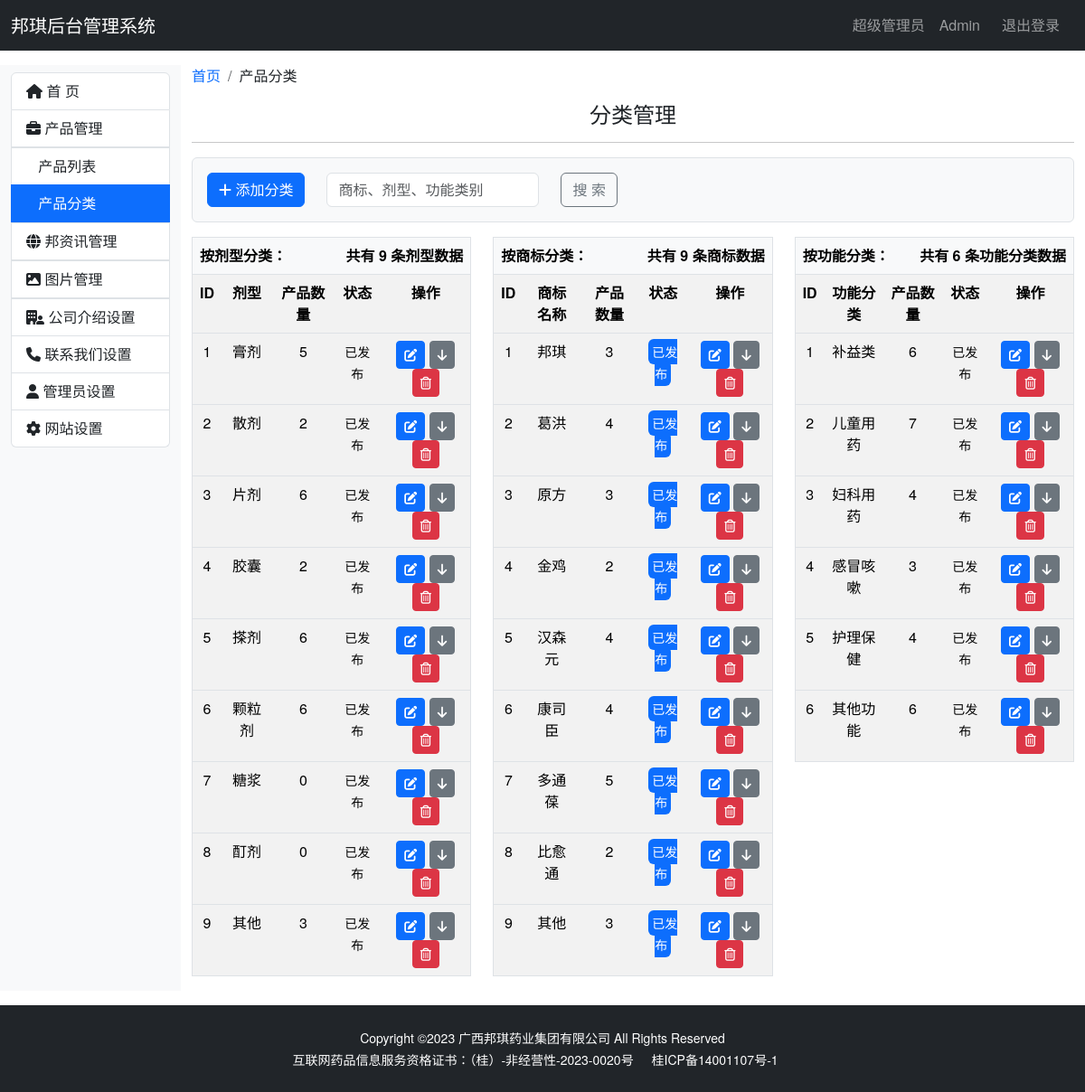
Page /admin/category_list (signed in) on the earlier database version.
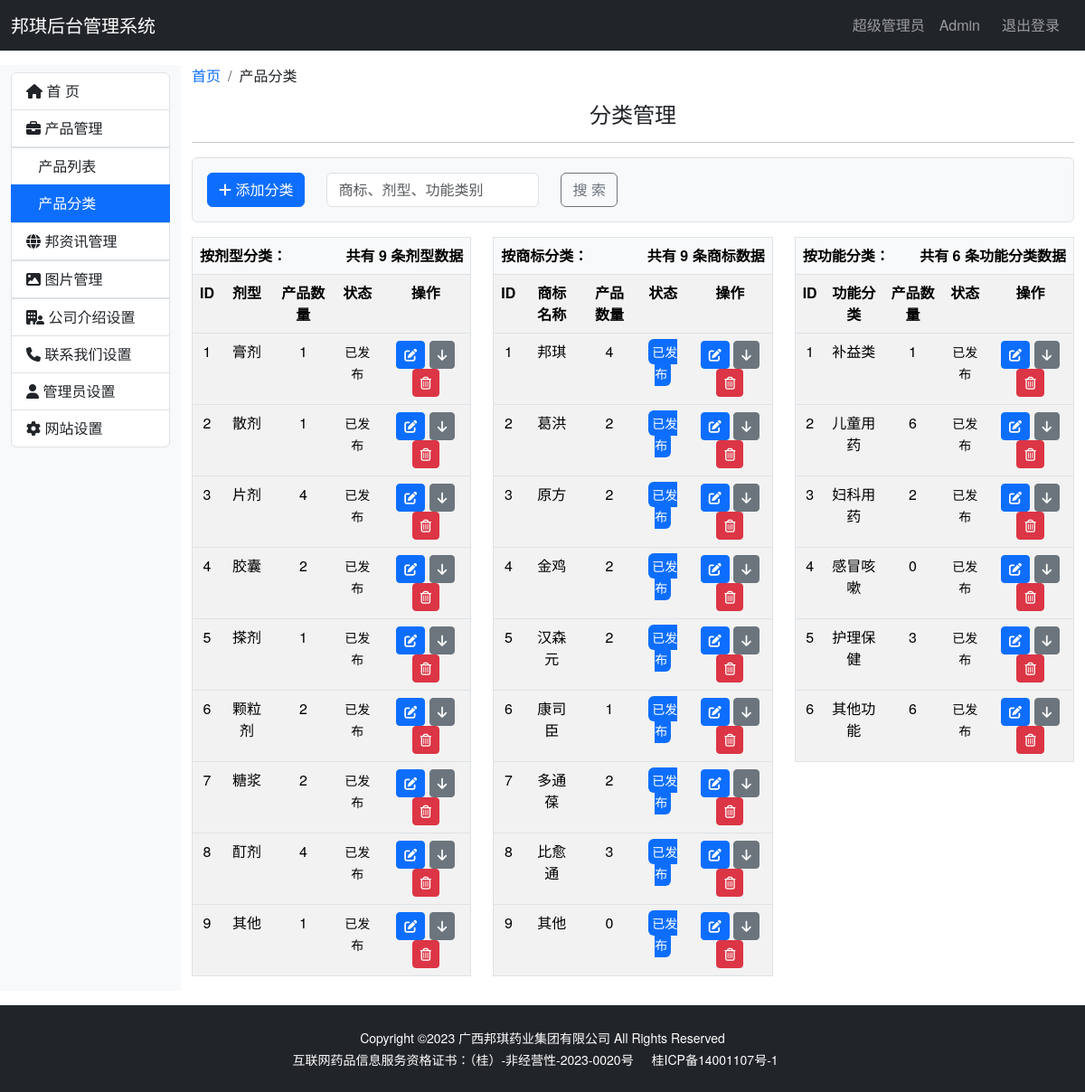
Same page on the later database version.
### bqwebsite/models.py (models this page shows)
class Category(db.Model):
    __tablename__ = 'category'
    id = db.Column(db.Integer, primary_key=True, autoincrement=True)
    name = db.Column(db.String(100), nullable=False, unique=True)  # 产品分类名称
    status = db.Column(db.Boolean, default=True)
    timestamp = db.Column(db.DateTime, nullable=False, default=datetime.now, index=True)
    products = db.relationship('Product', back_populates='category')

class Brand(db.Model):
    __tablename__ = 'brand'
    id = db.Column(db.Integer, primary_key=True, autoincrement=True)
    name = db.Column(db.String(100))
    filename = db.Column(db.String(100))
    status = db.Column(db.Boolean, default=True)
    timestamp = db.Column(db.DateTime, nullable=False, default=datetime.now, index=True)
    products = db.relationship('Product', back_populates='brand')

class Subject(db.Model):
    __tablename__ = 'subject'
    id = db.Column(db.Integer, primary_key=True, autoincrement=True)
    name = db.Column(db.String(100))
    status = db.Column(db.Boolean, default=True)
    timestamp = db.Column(db.DateTime, nullable=False, default=datetime.now, index=True)
    products = db.relationship('Product', back_populates='subject')

### bqwebsite/blueprints/admin.py (the view)
@admin_bp.route('/category_list', methods=['GET', 'POST'])  # 分类列表
@login_required
def category_list():
    return render_template('admin/category_list.html', show_collapse=True)

### bqwebsite/extensions.py (called while the page is built)
@login_manager.user_loader
def load_user(user_id):
    from .models import Admin
    user = Admin.query.get(int(user_id))
    return user

### bqwebsite/templates/admin/category_list.html (shortened to what the changed rows need)
{% extends 'admin_base.html' %}
{% from 'bootstrap5/pagination.html' import render_pagination %}
{% block content %}
    <div class="container-fluid my-3">
        <div class="row">
            <div class="col-md-10">
                <div class="row">
                <div class="col-md-4">
                        {% if categories %}
                            <table class="table table-striped table-hover border mt-3">
                                <thead>
                                <tr>
                                    <th colspan="5" scope="col" class="bg-light text-start">
                                        <span>按剂型分类：</span>
                                        <span class="float-end">共有 {{ categories|length }} 条剂型数据</span>
                                    </th>
                                </tr>
                                </thead>
                                <tr class="text-center">
                                    <th>ID</th>
                                    <th>剂型</th>
                                    <th>产品数量</th>
                                    <th>状态</th>
                                    <th>操作</th>
                                </tr>
                                {% for category in categories %}
                                    <tbody>
                                    <tr class="text-center">
                                        <td>{{ category.id }}</td>
                                        <td>{{ category.name }}</td>
                                        <td>{{ category.products|length }}</td>
                                        <td>
                                            <small>
                                                {% if category.status %}
                                                    已发布
                                                {% else %}
                                                    已下架
                                                {% endif %}
                                            </small>
                                        </td>
                                        <td>
                                            <a href="{{ url_for('admin.category_edit', category_id=category.id) }}"
                                               class="btn btn-sm btn-primary">
                                                <i class="fa-solid fa-pen-to-square" title="编辑"></i>
                                            </a>
                                            {% if category.status %}
                                                <a href="#" class="btn btn-sm btn-secondary">
                                                    <i class="fa-solid fa-arrow-down" title="撤销"></i>
                                                </a>
                                            {% else %}
                                                <a href="#" class="btn btn-sm btn-secondary">
                                                    <i class="fa-solid fa-arrow-up" title="发布"></i>
                                                </a>
                                            {% endif %}
                                            <a href="#" class="btn btn-sm btn-danger">
                                                <i class="fa-regular fa-trash-can" title="删除"></i>
                                            </a>
                                        </td>
                                    </tr>
                                    </tbody>
                                {% endfor %}
                            </table>
                        {% else %}
                            <div class="alert alert-warning" role="alert">
                                没有剂型数据
                            </div>
                        {% endif %}
                    </div>
                    <div class="col-md-4">
                        {% if brands %}
                            <table class="table table-striped table-hover border mt-3">
                                <thead>
                                <tr>
                                    <th colspan="5" scope="col" class="bg-light text-start">
                                        <span>按商标分类：</span>
                                        <span class="float-end">共有 {{ brands|length }} 条商标数据</span>
                                    </th>
                                </tr>
                                </thead>
                                <tr class="text-center">
                                    <th>ID</th>
                                    <th>商标名称</th>
                                    <th>产品数量</th>
                                    <th>状态</th>
                                    <th>操作</th>
                                </tr>
                                {% for brand in brands %}
                                    <tbody>
                                    <tr class="text-center">
                                        <td>{{ brand.id }}</td>
                                        <td>{{ brand.name }}</td>
                                        <td>{{ brand.products|length }}</td>
                                        <td>
                                    {% if brand.status %}
                                        <small class="text-bg-primary p-1 rounded">已发布</small>
                                    {% else %}
                                        <small class="text-bg-secondary p-1 rounded">已下架</small>
                                    {% endif %}
                                        </td>
                                        <td>
                                            <a href="{{ url_for('admin.brand_edit', brand_id=brand.id) }}"
                                               class="btn btn-sm btn-primary">
                                                <i class="fa-solid fa-pen-to-square" title="编辑"></i>
                                            </a>
                                            {% if brand.status %}
                                                <a href="#" class="btn btn-sm btn-secondary">
                                                    <i class="fa-solid fa-arrow-down" title="撤销"></i>
                                                </a>
                                            {% else %}
                                                <a href="#" class="btn btn-sm btn-secondary">
                                                    <i class="fa-solid fa-arrow-up" title="发布"></i>
                                                </a>
                                            {% endif %}
                                            <a href="#" class="btn btn-sm btn-danger">
                                                <i class="fa-regular fa-trash-can" title="删除"></i>
                                            </a>
                                        </td>
                                    </tr>
                                    </tbody>
                                {% endfor %}
                            </table>
                        {% else %}
                            <div class="alert alert-warning" role="alert">
                                没有商标数据
                            </div>
                        {% endif %}
                    </div>
                    <div class="col-md-4">
                        {% if subjects %}
                            <table class="table table-striped table-hover border mt-3">
                                <thead>
                                <tr>
                                    <th colspan="5" scope="col" class="bg-light text-start">
                                        <span>按功能分类：</span>
                                        <span class="float-end">共有 {{ subjects|length }} 条功能分类数据</span>
                                    </th>
                                </tr>
                                </thead>
                                <tr class="text-center">
                                    <th>ID</th>
                                    <th>功能分类</th>
                                    <th>产品数量</th>
                                    <th>状态</th>
                                    <th>操作</th>
                                </tr>
                                {% for subject in subjects %}
                                    <tbody>
                                    <tr class="text-center">
                                        <td>{{ subject.id }}</td>
                                        <td>{{ subject.name }}</td>
                                        <td>{{ subject.products|length }}</td>
                                        <td>
                                            <small>
                                                {% if subject.status %}
                                                    已发布
                                                {% else %}
                                                    已下架
                                                {% endif %}
                                            </small>
                                        </td>
                                        <td>
                                            <a href="{{ url_for('admin.subject_edit', subject_id=subject.id) }}"
                                               class="btn btn-sm btn-primary">
                                                <i class="fa-solid fa-pen-to-square" title="编辑"></i>
                                            </a>
                                            {% if subject.status %}
                                                <a href="#" class="btn btn-sm btn-secondary">
                                                    <i class="fa-solid fa-arrow-down" title="撤销"></i>
                                                </a>
                                            {% else %}
                                                <a href="#" class="btn btn-sm btn-secondary">
                                                    <i class="fa-solid fa-arrow-up" title="发布"></i>
                                                </a>
                                            {% endif %}
                                            <a href="#" class="btn btn-sm btn-danger">
                                                <i class="fa-regular fa-trash-can" title="删除"></i>
                                            </a>
                                        </td>
                                    </tr>
                                    </tbody>
                                {% endfor %}
                            </table>
                        {% else %}
                            <div class="alert alert-warning" role="alert">
                                没有功能分类数据
                            </div>
                        {% endif %}
                    </div>
                </div>
            </div>
        </div>
    </div>
{% endblock %}

Differences in the rows shown:
changed Category "膏剂": products|length "5" → "1"
changed Category "散剂": products|length "2" → "1"
changed Category "片剂": products|length "6" → "4"
changed Category "搽剂": products|length "6" → "1"
changed Category "颗粒剂": products|length "6" → "2"
changed Category "糖浆": products|length "0" → "2"
changed Category "酊剂": products|length "0" → "4"
changed Category "其他": products|length "3" → "1"
changed Brand "邦琪": products|length "3" → "4"
changed Brand "葛洪": products|length "4" → "2"
changed Brand "原方": products|length "3" → "2"
changed Brand "汉森元": products|length "4" → "2"
changed Brand "康司臣": products|length "4" → "1"
changed Brand "多通葆": products|length "5" → "2"
changed Brand "比愈通": products|length "2" → "3"
changed Brand "其他": products|length "3" → "0"
changed Subject "补益类": products|length "6" → "1"
changed Subject "儿童用药": products|length "7" → "6"
changed Subject "妇科用药": products|length "4" → "2"
changed Subject "感冒咳嗽": products|length "3" → "0"
changed Subject "护理保健": products|length "4" → "3"
